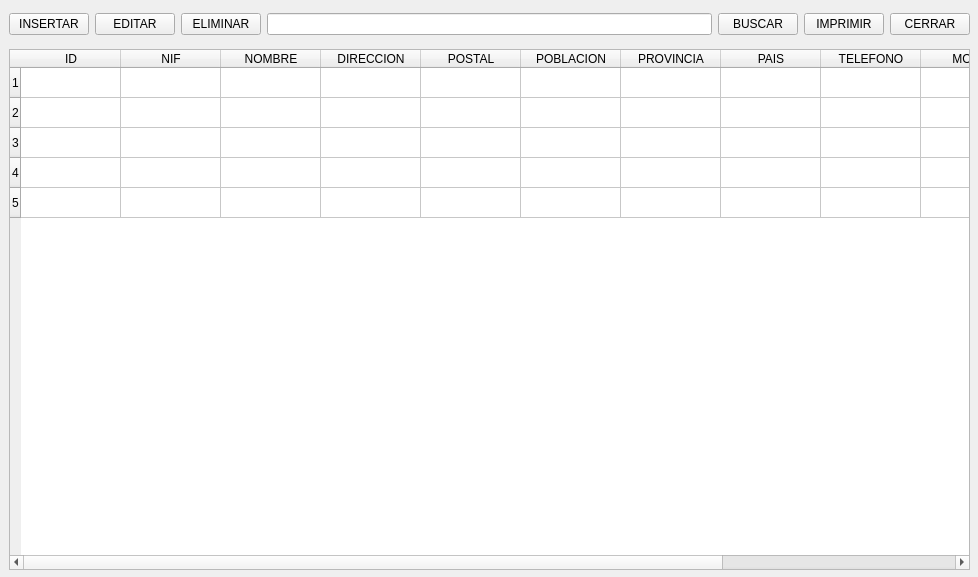
<?xml version="1.0" encoding="UTF-8"?>
<ui version="4.0">
 <class>dlgProv</class>
 <widget class="QWidget" name="dlgProv">
  <property name="enabled">
   <bool>true</bool>
  </property>
  <property name="geometry">
   <rect>
    <x>0</x>
    <y>0</y>
    <width>978</width>
    <height>577</height>
   </rect>
  </property>
  <property name="windowTitle">
   <string>Lista de Proveedores</string>
  </property>
  <property name="accessibleName">
   <string/>
  </property>
  <widget class="QWidget" name="horizontalLayoutWidget">
   <property name="geometry">
    <rect>
     <x>9</x>
     <y>9</y>
     <width>961</width>
     <height>31</height>
    </rect>
   </property>
   <layout class="QHBoxLayout" name="horizontalLayout">
    <item>
     <widget class="QPushButton" name="pbInsertarProveedor">
      <property name="enabled">
       <bool>true</bool>
      </property>
      <property name="toolTip">
       <string>Inserta un nueo registro</string>
      </property>
      <property name="text">
       <string>INSERTAR</string>
      </property>
      <property name="icon">
       <iconset>
        <normaloff>../img/icon_insertar32x32.png</normaloff>../img/icon_insertar32x32.png</iconset>
      </property>
     </widget>
    </item>
    <item>
     <widget class="QPushButton" name="pbEditarProveedor">
      <property name="toolTip">
       <string>Editar el registro seleccionado</string>
      </property>
      <property name="text">
       <string>EDITAR</string>
      </property>
      <property name="icon">
       <iconset>
        <normaloff>../img/icon_editar32x32.png</normaloff>../img/icon_editar32x32.png</iconset>
      </property>
     </widget>
    </item>
    <item>
     <widget class="QPushButton" name="pbEliminarProveedor">
      <property name="toolTip">
       <string>Eliminar el registro seleccionado</string>
      </property>
      <property name="text">
       <string>ELIMINAR</string>
      </property>
      <property name="icon">
       <iconset>
        <normaloff>../img/icon_eliminar32x32.png</normaloff>../img/icon_eliminar32x32.png</iconset>
      </property>
     </widget>
    </item>
    <item>
     <widget class="QLineEdit" name="lineEdit"/>
    </item>
    <item>
     <widget class="QPushButton" name="pbFiltrar">
      <property name="toolTip">
       <string>Buscar</string>
      </property>
      <property name="text">
       <string>BUSCAR</string>
      </property>
      <property name="icon">
       <iconset>
        <normaloff>../img/icon_editar32x32.png</normaloff>../img/icon_editar32x32.png</iconset>
      </property>
     </widget>
    </item>
    <item>
     <widget class="QPushButton" name="pbImprimirProveedores">
      <property name="toolTip">
       <string>Imprimir</string>
      </property>
      <property name="text">
       <string>IMPRIMIR</string>
      </property>
      <property name="icon">
       <iconset>
        <normaloff>../img/icon_impresora32x32.png</normaloff>../img/icon_impresora32x32.png</iconset>
      </property>
     </widget>
    </item>
    <item>
     <widget class="QPushButton" name="pbCerrarProveedores">
      <property name="toolTip">
       <string>Cerrar</string>
      </property>
      <property name="text">
       <string>CERRAR</string>
      </property>
      <property name="icon">
       <iconset>
        <normaloff>../img/icon_salida32x32.png</normaloff>../img/icon_salida32x32.png</iconset>
      </property>
     </widget>
    </item>
   </layout>
  </widget>
  <widget class="QWidget" name="verticalLayoutWidget">
   <property name="geometry">
    <rect>
     <x>9</x>
     <y>49</y>
     <width>961</width>
     <height>521</height>
    </rect>
   </property>
   <layout class="QVBoxLayout" name="verticalLayout">
    <item>
     <widget class="QTableWidget" name="tblProveedores">
      <property name="sizePolicy">
       <sizepolicy hsizetype="Expanding" vsizetype="Expanding">
        <horstretch>0</horstretch>
        <verstretch>0</verstretch>
       </sizepolicy>
      </property>
      <property name="minimumSize">
       <size>
        <width>789</width>
        <height>0</height>
       </size>
      </property>
      <property name="lineWidth">
       <number>0</number>
      </property>
      <property name="editTriggers">
       <set>QAbstractItemView::NoEditTriggers</set>
      </property>
      <property name="dragEnabled">
       <bool>false</bool>
      </property>
      <property name="selectionBehavior">
       <enum>QAbstractItemView::SelectRows</enum>
      </property>
      <property name="showGrid">
       <bool>true</bool>
      </property>
      <property name="gridStyle">
       <enum>Qt::SolidLine</enum>
      </property>
      <property name="rowCount">
       <number>5</number>
      </property>
      <property name="columnCount">
       <number>12</number>
      </property>
      <attribute name="horizontalHeaderVisible">
       <bool>true</bool>
      </attribute>
      <attribute name="horizontalHeaderDefaultSectionSize">
       <number>100</number>
      </attribute>
      <attribute name="horizontalHeaderHighlightSections">
       <bool>false</bool>
      </attribute>
      <attribute name="horizontalHeaderMinimumSectionSize">
       <number>39</number>
      </attribute>
      <row/>
      <row/>
      <row/>
      <row/>
      <row/>
      <column>
       <property name="text">
        <string>ID</string>
       </property>
      </column>
      <column>
       <property name="text">
        <string>NIF</string>
       </property>
      </column>
      <column>
       <property name="text">
        <string>NOMBRE</string>
       </property>
      </column>
      <column>
       <property name="text">
        <string>DIRECCION</string>
       </property>
      </column>
      <column>
       <property name="text">
        <string>POSTAL</string>
       </property>
      </column>
      <column>
       <property name="text">
        <string>POBLACION</string>
       </property>
      </column>
      <column>
       <property name="text">
        <string>PROVINCIA</string>
       </property>
      </column>
      <column>
       <property name="text">
        <string>PAIS</string>
       </property>
      </column>
      <column>
       <property name="text">
        <string>TELEFONO</string>
       </property>
      </column>
      <column>
       <property name="text">
        <string>MOVIL</string>
       </property>
      </column>
      <column>
       <property name="text">
        <string>EMAIL</string>
       </property>
      </column>
      <column>
       <property name="text">
        <string>WEB</string>
       </property>
      </column>
     </widget>
    </item>
   </layout>
  </widget>
 </widget>
 <resources/>
 <connections/>
</ui>
